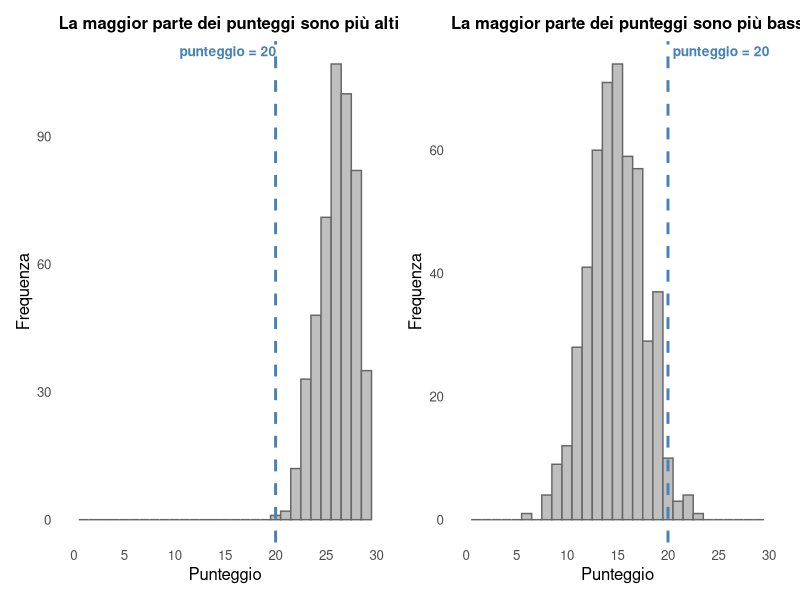
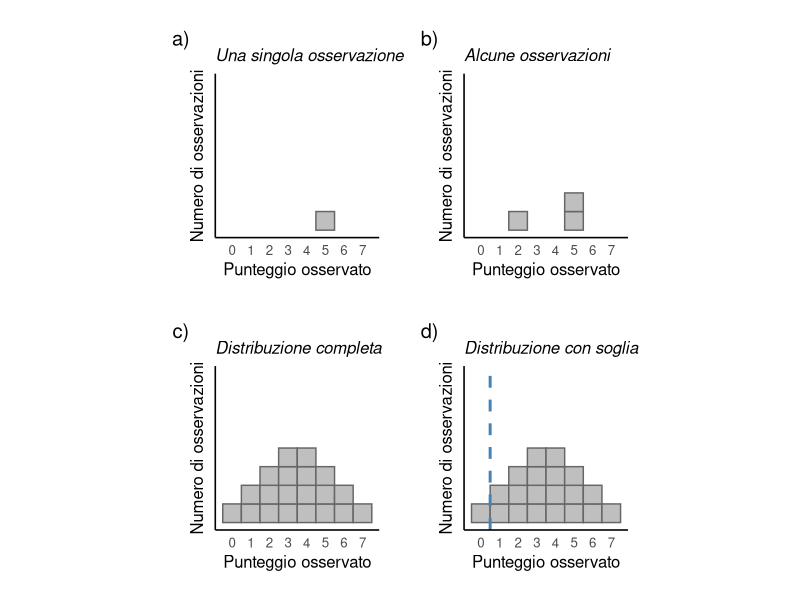
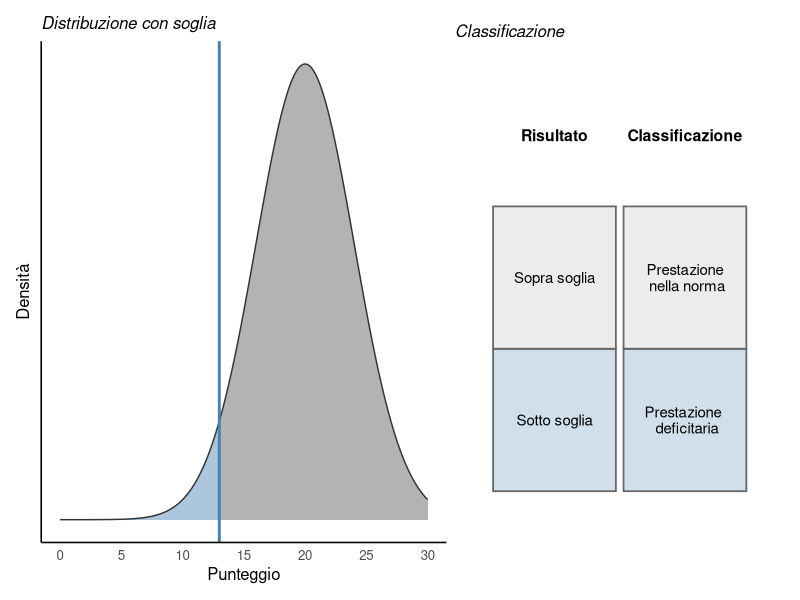
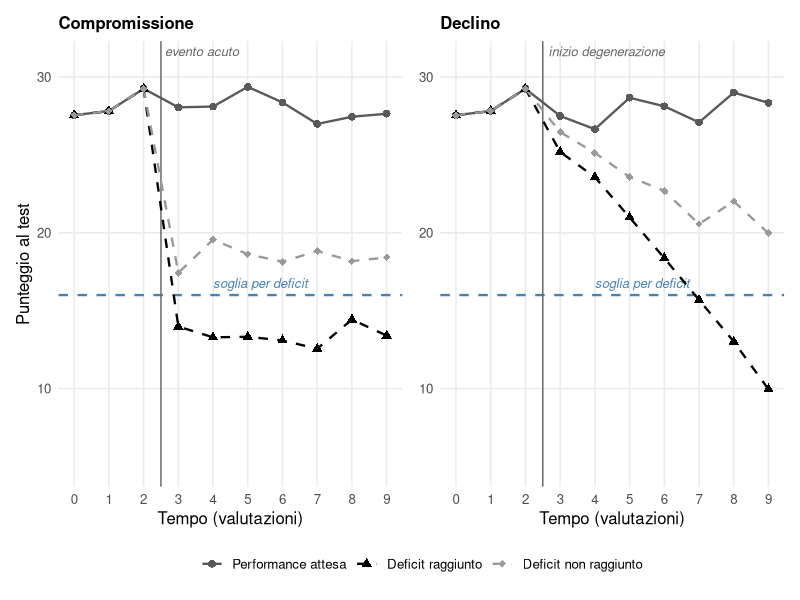
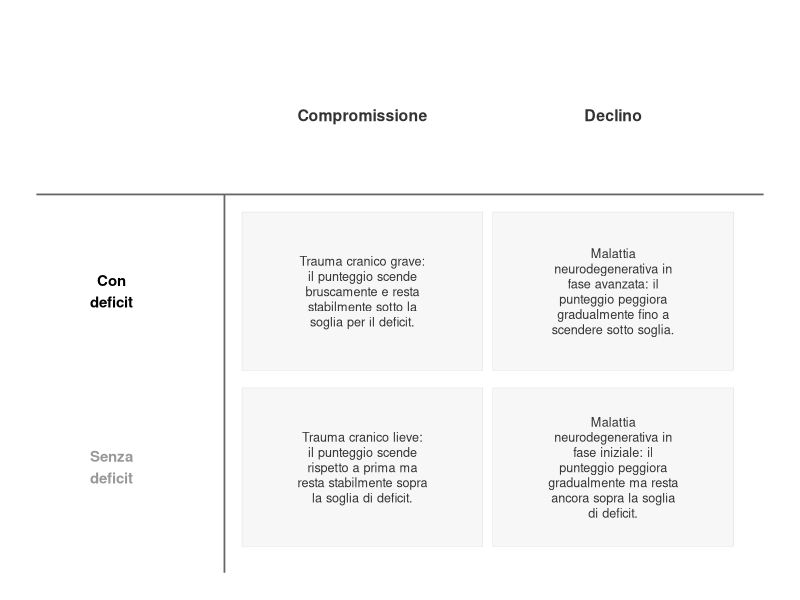
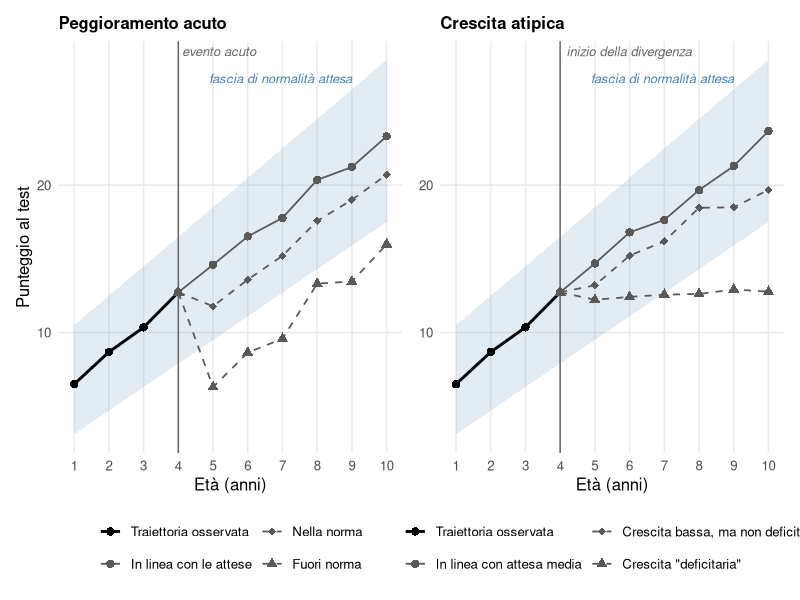

Reproduce these figures in R, in order.
## ---- chunk 1
#| label: fig-punteggio-20
#| echo: false
#| warning: false
#| message: false
#| fig-cap: "Lo stesso punteggio (20) con due significati molto diversi, a seconda della distribuzione dei punteggi nel gruppo di riferimento (dati simulati). A sinistra, un test in cui la maggior parte delle persone ottiene punteggi relativamente alti: 20 cade nella coda bassa della distribuzione. A destra, un test in cui in media i punteggi sono intorno a 15 e pochi ottengono un punteggio superiore a 18: lo stesso punteggio di 20 sarebbe considerato molto alto."
#| fig-width: 9
#| fig-height: 4
#| fig-dpi: 200
#| out-height: "250%"

library(ggplot2)
library(patchwork)

set.seed(42)
n <- 500

sim_facile <- data.frame(punteggio = rbinom(n, size = 30, prob = 0.87))
sim_difficile <- data.frame(punteggio = rbinom(n, size = 30, prob = 0.5))

tema_hist <- theme_minimal(base_size = 12) +
  theme(panel.grid.minor = element_blank(),
        panel.grid.major = element_blank(),
        plot.title = element_text(size = 12, face = "bold"))

evidenzia_20_dx <- list(
  geom_vline(xintercept = 20, colour = "steelblue", linewidth = 1, linetype = "dashed"),
  annotate("text", x = 20, y = Inf, label = "punteggio = 20", vjust = 1.5, hjust = -0.05,
           colour = "steelblue", fontface = "bold", size = 3.5),
  scale_x_continuous(limits = c(0, 30), breaks = seq(0, 30, 5)),
  labs(x = "Punteggio", y = "Frequenza")
)

evidenzia_20_sx <- list(
  geom_vline(xintercept = 20, colour = "steelblue", linewidth = 1, linetype = "dashed"),
  annotate("text", x = 10, y = Inf, label = "punteggio = 20", vjust = 1.5, hjust = -0.05,
           colour = "steelblue", fontface = "bold", size = 3.5),
  scale_x_continuous(limits = c(0, 30), breaks = seq(0, 30, 5)),
  labs(x = "Punteggio", y = "Frequenza")
)

p_facile <- ggplot(sim_facile, aes(x = punteggio)) +
  geom_histogram(binwidth = 1, boundary = -0.5, fill = "grey75", colour = "grey40") +
  evidenzia_20_sx +
  labs(title = "La maggior parte dei punteggi sono più alti") +
  tema_hist

p_difficile <- ggplot(sim_difficile, aes(x = punteggio)) +
  geom_histogram(binwidth = 1, boundary = -0.5, fill = "grey75", colour = "grey40") +
  evidenzia_20_dx +
  labs(title = "La maggior parte dei punteggi sono più bassi") +
  tema_hist

p_facile + p_difficile
## ---- chunk 2
#| label: fig-costruzione-istogramma
#| echo: false
#| warning: false
#| message: false
#| fig-cap: "Costruzione di una distribuzione di dati normativi a partire dalle singole osservazioni. In (a) è rappresentata una sola osservazione (punteggio = 5). In (b) sono rappresentate tre osservazioni (un punteggio di 2 e due punteggi di 5): ogni osservazione è visibile come un singolo quadratino, cosicché un punteggio ottenuto da più persone sia rappresentato da più quadratini impilati. In (c) è rappresentata una distribuzione completa, costruita impilando ogni singola osservazione di un ipotetico gruppo di riferimento di 20 persone. In (d) alla stessa distribuzione è stata aggiunta una soglia (linea verticale), che permette di distinguere le prestazioni considerate \"nella norma\" da quelle che non lo sono. (Adattato da Mondini, Mapelli, Arcara, Semeiotica e diagnosi neuropsicologica)"
#| fig-width: 8
#| fig-height: 6
#| fig-dpi: 200
#| out-width: "80%"

library(ggplot2)
library(patchwork)

# funzione ad hoc: aggiunge una singola osservazione ad un data.frame di
# quadratini, impilandola sopra le osservazioni già presenti per lo stesso
# punteggio. Usarla più volte (una per osservazione) rende facile
# aggiungere/togliere singole osservazioni per costruire ciascun pannello.
aggiungi_osservazione <- function(dati, punteggio) {
  n_gia_presenti <- sum(dati$punteggio == punteggio)
  nuova_osservazione <- data.frame(
    punteggio = punteggio,
    ymin = n_gia_presenti,
    ymax = n_gia_presenti + 1
  )
  rbind(dati, nuova_osservazione)
}

distanza_pannelli <- 15  # spazio tra i pannelli (punti): aumenta/diminuisci per più/meno distanza

tema_quadratini <- theme_minimal(base_size = 12) +
  theme(panel.grid = element_blank(),
        axis.text.y = element_blank(),
        axis.ticks.y = element_blank(),
        axis.line = element_line(colour = "black"),
        plot.title = element_text(size = 12, face = "italic"),
        plot.margin = margin(t = distanza_pannelli, r = distanza_pannelli,
                              b = distanza_pannelli, l = distanza_pannelli),
        aspect.ratio = 1)

disegna_quadratini <- function(dati, titolo) {
  ggplot(dati) +
    geom_rect(aes(xmin = punteggio - 0.5, xmax = punteggio + 0.5,
                   ymin = ymin, ymax = ymax),
              fill = "grey75", colour = "grey40") +
    scale_x_continuous(limits = c(-0.5, 7.5), breaks = 0:7) +
    scale_y_continuous(limits = c(0, 8)) +
    labs(x = "Punteggio osservato", y = "Numero di osservazioni", title = titolo) +
    tema_quadratini
}

# pannello a: una sola osservazione
dati_a <- data.frame(punteggio = numeric(0), ymin = numeric(0), ymax = numeric(0))
dati_a <- aggiungi_osservazione(dati_a, 5)

# pannello b: tre osservazioni
dati_b <- data.frame(punteggio = numeric(0), ymin = numeric(0), ymax = numeric(0))
dati_b <- aggiungi_osservazione(dati_b, 2)
dati_b <- aggiungi_osservazione(dati_b, 5)
dati_b <- aggiungi_osservazione(dati_b, 5)

# pannelli c e d: distribuzione completa (20 osservazioni)
dati_c <- data.frame(punteggio = numeric(0), ymin = numeric(0), ymax = numeric(0))
punteggi_completi <- rep(0:7, times = c(1, 2, 3, 4, 4, 3, 2, 1))
for (p in punteggi_completi) {
  dati_c <- aggiungi_osservazione(dati_c, p)
}

p_a <- disegna_quadratini(dati_a, "Una singola osservazione")
p_b <- disegna_quadratini(dati_b, "Alcune osservazioni")
p_c <- disegna_quadratini(dati_c, "Distribuzione completa")
p_d <- disegna_quadratini(dati_c, "Distribuzione con soglia") +
  geom_vline(xintercept = 0.5, linewidth = 1, colour = "steelblue", linetype=2)

(p_a + p_b) / (p_c + p_d) +
  plot_annotation(tag_levels = "a", tag_suffix = ")")
## ---- chunk 3
#| label: fig-classificazione-soglia
#| echo: false
#| warning: false
#| message: false
#| fig-cap: "Classificazione di un punteggio rispetto ad una soglia. A sinistra, la distribuzione dei punteggi nel gruppo di riferimento (dati simulati): l'area a destra della soglia (in grigio) corrisponde ai punteggi considerati \"nella norma\", l'area a sinistra della soglia (in blu) ai punteggi considerati \"deficitari\". A destra, la classificazione che ne risulta, a seconda che il punteggio osservato sia sopra o sotto la soglia."
#| fig-width: 9
#| fig-height: 4
#| fig-dpi: 200
#| out-width: "100%"

library(ggplot2)
library(patchwork)

soglia <- 13
media <- 20
sd_punteggio <- 4

colori_soglia <- c(sopra = "grey70", sotto = "steelblue")
alpha_soglia <- c(sopra = 1, sotto = 0.45)

# pannello sinistro: densità con soglia, colorata diversamente sopra/sotto soglia
x_sotto <- seq(0, soglia, length.out = 150)
x_sopra <- seq(soglia, 30, length.out = 150)
dens_sotto <- data.frame(punteggio = x_sotto,
                          densita = dnorm(x_sotto, mean = media, sd = sd_punteggio),
                          area = "sotto")
dens_sopra <- data.frame(punteggio = x_sopra,
                          densita = dnorm(x_sopra, mean = media, sd = sd_punteggio),
                          area = "sopra")
dens <- rbind(dens_sotto, dens_sopra)

dens_contorno <- data.frame(punteggio = seq(0, 30, length.out = 300))
dens_contorno$densita <- dnorm(dens_contorno$punteggio, mean = media, sd = sd_punteggio)

p_densita <- ggplot(dens, aes(x = punteggio, y = densita)) +
  geom_area(aes(fill = area, alpha = area), colour = NA) +
  geom_line(data = dens_contorno, colour = "grey20", linewidth = 0.5) +
  geom_vline(xintercept = soglia, linewidth = 1, colour = "steelblue") +
  scale_fill_manual(values = colori_soglia, guide = "none") +
  scale_alpha_manual(values = alpha_soglia, guide = "none") +
  scale_x_continuous(breaks = seq(0, 30, 5)) +
  labs(x = "Punteggio", y = "Densità", title = "Distribuzione con soglia") +
  theme_minimal(base_size = 12) +
  theme(panel.grid = element_blank(),
        axis.text.y = element_blank(),
        axis.ticks.y = element_blank(),
        axis.line = element_line(colour = "black"),
        plot.title = element_text(size = 12, face = "italic"))

# pannello destro: tabella risultato -> classificazione
col1 <- list(min = 0.3, max = 1.9, centro = 1.1)
col2 <- list(min = 2.0, max = 3.6, centro = 2.8)

celle_tabella <- data.frame(
  xmin = c(col1$min, col2$min, col1$min, col2$min),
  xmax = c(col1$max, col2$max, col1$max, col2$max),
  ymin = c(1.5, 1.5, 0.5, 0.5),
  ymax = c(2.5, 2.5, 1.5, 1.5),
  area = c("sopra", "sopra", "sotto", "sotto")
)

testo_tabella <- data.frame(
  x = c(col1$centro, col2$centro, col1$centro, col2$centro, col1$centro, col2$centro),
  y = c(3, 3, 2, 2, 1, 1),
  testo = c("Risultato", "Classificazione",
            "Sopra soglia", "Prestazione\n nella norma",
            "Sotto soglia", "Prestazione \n deficitaria"),
  intestazione = c(TRUE, TRUE, FALSE, FALSE, FALSE, FALSE)
)

p_tabella <- ggplot() +
  geom_rect(data = celle_tabella,
            aes(xmin = xmin, xmax = xmax, ymin = ymin, ymax = ymax, fill = area),
            alpha = 0.25, colour = "grey40", linewidth = 0.6) +
  geom_text(data = subset(testo_tabella, intestazione),
            aes(x = x, y = y, label = testo), fontface = "bold", size = 4) +
  geom_text(data = subset(testo_tabella, !intestazione),
            aes(x = x, y = y, label = testo), size = 3.8, lineheight = 0.9) +
  scale_fill_manual(values = colori_soglia, guide = "none") +
  coord_cartesian(xlim = c(0, 4), ylim = c(0.3, 3.5)) +
  labs(title = "Classificazione") +
  theme_void(base_size = 12) +
  theme(plot.title = element_text(size = 12, face = "italic"))

p_densita + p_tabella + plot_layout(widths = c(1.2, 1))
## ---- chunk 4
#| label: fig-compromissione-declino
#| echo: false
#| warning: false
#| message: false
#| fig-cap: "Andamento simulato del punteggio a un test in dieci valutazioni ripetute nel tempo, per due casi di compromissione (a sinistra) e due casi di declino (a destra), con lo stesso schema di colori/simboli usato per le traiettorie ipotetiche nella @fig-traiettoria-sviluppo (solo nero o scale di grigio). Tutte le traiettorie condividono lo stesso andamento stabile nelle prime tre valutazioni, prima dell'evento acuto o dell'inizio della degenerazione (linea sottile verticale). Il profilo \"Performance attesa\" (cerchi, linea continua) rappresenta l'andamento, stabile nel tempo, di una persona senza peggioramento. Il caso \"Deficit non raggiunto\" (diamanti, linea tratteggiata) si allontana dalla prestazione attesa ma resta sempre sopra la soglia per il deficit (linea tratteggiata orizzontale). Il caso \"Deficit raggiunto\" (triangoli, linea tratteggiata) scende sotto la soglia: bruscamente e poi stabilmente a sinistra, gradualmente a destra."
#| fig-width: 9
#| fig-height: 4.5
#| fig-dpi: 200
#| out-width: "100%"

library(ggplot2)
library(patchwork)

set.seed(123)

# --- Parametro per includere (o no) l'errore di misurazione nel grafico ---
# Impostare FALSE per disegnare solo il punteggio "vero" sottostante, senza rumore
includi_errore_misura <- TRUE
sd_errore <- 0.8

# Funzione modulare: aggiunge (o no) l'errore di misurazione a una traiettoria di punteggi veri
aggiungi_errore_misura <- function(punteggio_vero, sd = sd_errore, includi = includi_errore_misura) {
  if (includi) {
    punteggio_vero + rnorm(length(punteggio_vero), mean = 0, sd = sd)
  } else {
    punteggio_vero
  }
}

soglia <- 16
n_pre  <- 3
n_post <- 7
n_tempi <- n_pre + n_post
tempi <- 0:(n_tempi - 1)

tema_traiettorie <- theme_minimal(base_size = 12) +
  theme(panel.grid.minor = element_blank(),
        plot.title = element_text(size = 12, face = "bold"),
        legend.position = "bottom")

soglia_layer <- list(
  geom_hline(yintercept = soglia, linetype = "dashed", colour = "steelblue", linewidth = 0.8),
  annotate("text", x = n_pre + 1, y = soglia, label = "soglia per deficit", vjust = -0.7, hjust = 0,
           colour = "steelblue", fontface = "italic", size = 3.3)
)

# Schema di colori/simboli/linetype coerente con quello usato per le traiettorie ipotetiche
# nella @fig-traiettoria-sviluppo: solo nero o scale di grigio (niente azzurro), cerchio/linea
# continua per il profilo "in linea con le attese", diamante/tratteggiata per lo scarto che
# resta nella norma, triangolo/tratteggiata per lo scarto che raggiunge il deficit
colori_casi <- scale_colour_manual(values = c("Performance attesa" = "grey35",
                                               "Deficit raggiunto" = "black",
                                               "Deficit non raggiunto" = "grey60"))
forme_casi <- scale_shape_manual(values = c("Performance attesa" = 16,
                                             "Deficit raggiunto" = 17,
                                             "Deficit non raggiunto" = 18))
linee_casi <- scale_linetype_manual(values = c("Performance attesa" = "solid",
                                                "Deficit raggiunto" = "dashed",
                                                "Deficit non raggiunto" = "dashed"))

# Livello "vero" comune a tutte le traiettorie prima dell'evento/dell'inizio della degenerazione
# e valore stabile del profilo di prestazione attesa (nessun peggioramento): a differenza della
# traiettoria attesa crescente delle figure sull'età evolutiva, qui è piatto nel tempo
livello_iniziale <- 28
vero_attesa <- rep(livello_iniziale, n_tempi)

# Punti osservati nelle valutazioni pre-evento (t0...t_{n_pre-1}), condivisi da tutte le
# traiettorie (in entrambi i pannelli): prima dell'evento acuto o dell'inizio della degenerazione
# non c'è ancora nessuna differenza da osservare, quindi tutte le linee condividono lo stesso
# andamento di baseline. Ogni punto ha il proprio errore di misurazione indipendente, così il
# baseline appare stabile ma con la normale variabilità test-retest, non un singolo valore fisso
punti_iniziali <- aggiungi_errore_misura(rep(livello_iniziale, n_pre))

# Funzione modulare per costruire una traiettoria che condivide con le altre gli stessi punti
# di baseline ("punti_iniziali"), e prosegue poi con il proprio andamento "vero" (con il suo
# errore di misurazione indipendente) per le valutazioni successive all'evento
costruisci_traiettoria_condivisa <- function(vero) {
  c(punti_iniziali, aggiungi_errore_misura(vero[(n_pre + 1):n_tempi]))
}

# Linea sottile verticale che segna il momento dell'evento/inizio del peggioramento,
# posizionata subito dopo l'ultima valutazione di baseline
tempo_evento <- (n_pre - 1) + 0.5

evento_layer <- list(
  geom_vline(xintercept = tempo_evento, colour = "grey40", linewidth = 0.5),
  annotate("text", x = tempo_evento, y = Inf, label = "evento acuto", vjust = 1.5, hjust = -0.05,
           colour = "grey40", fontface = "italic", size = 3.3)
)

degenerazione_layer <- list(
  geom_vline(xintercept = tempo_evento, colour = "grey40", linewidth = 0.5),
  annotate("text", x = tempo_evento, y = Inf, label = "inizio degenerazione", vjust = 1.5, hjust = -0.05,
           colour = "grey40", fontface = "italic", size = 3.3)
)

# --- Pannello sinistro: compromissione (peggioramento improvviso e poi stabile) ---
# Tutte le traiettorie condividono lo stesso baseline (livello_iniziale) nelle valutazioni
# pre-evento, prima dell'evento acuto
vero_compr_deficit    <- c(rep(livello_iniziale, n_pre), rep(13, n_post))
vero_compr_no_deficit <- c(rep(livello_iniziale, n_pre), rep(19, n_post))

dat_compr <- data.frame(
  tempo = rep(tempi, 3),
  punteggio = c(costruisci_traiettoria_condivisa(vero_attesa),
                costruisci_traiettoria_condivisa(vero_compr_deficit),
                costruisci_traiettoria_condivisa(vero_compr_no_deficit)),
  caso = rep(c("Performance attesa", "Deficit raggiunto", "Deficit non raggiunto"), each = n_tempi)
)
dat_compr$caso <- factor(dat_compr$caso, levels = c("Performance attesa", "Deficit raggiunto", "Deficit non raggiunto"))

p_compr <- ggplot(dat_compr, aes(x = tempo, y = punteggio, colour = caso, shape = caso, linetype = caso)) +
  soglia_layer +
  evento_layer +
  geom_line(linewidth = 0.8) +
  geom_point(size = 2.3) +
  colori_casi +
  forme_casi +
  linee_casi +
  scale_x_continuous(breaks = tempi) +
  coord_cartesian(ylim = c(5, 31)) +
  labs(title = "Compromissione", x = "Tempo (valutazioni)", y = "Punteggio al test", colour = NULL, shape = NULL, linetype = NULL) +
  tema_traiettorie

# --- Pannello destro: declino (peggioramento graduale e progressivo) ---
# Tutte le traiettorie condividono lo stesso baseline (livello_iniziale) nelle valutazioni
# pre-evento, prima dell'inizio della degenerazione: il tempo relativo resta a 0 durante il
# baseline e cresce solo dopo, così la discesa parte solo dall'inizio della degenerazione
tempi_rel_post <- pmax(tempi - (n_pre - 1), 0)
vero_decl_deficit    <- livello_iniziale - (tempi_rel_post / n_post) * 18
vero_decl_no_deficit <- livello_iniziale - (tempi_rel_post / n_post) * 9

dat_decl <- data.frame(
  tempo = rep(tempi, 3),
  punteggio = c(costruisci_traiettoria_condivisa(vero_attesa),
                costruisci_traiettoria_condivisa(vero_decl_deficit),
                costruisci_traiettoria_condivisa(vero_decl_no_deficit)),
  caso = rep(c("Performance attesa", "Deficit raggiunto", "Deficit non raggiunto"), each = n_tempi)
)
dat_decl$caso <- factor(dat_decl$caso, levels = c("Performance attesa", "Deficit raggiunto", "Deficit non raggiunto"))

p_decl <- ggplot(dat_decl, aes(x = tempo, y = punteggio, colour = caso, shape = caso, linetype = caso)) +
  soglia_layer +
  degenerazione_layer +
  geom_line(linewidth = 0.8) +
  geom_point(size = 2.3) +
  colori_casi +
  forme_casi +
  linee_casi +
  scale_x_continuous(breaks = tempi) +
  coord_cartesian(ylim = c(5, 31)) +
  labs(title = "Declino", x = "Tempo (valutazioni)", y = NULL, colour = NULL, shape = NULL, linetype = NULL) +
  tema_traiettorie

p_compr + p_decl + plot_layout(guides = "collect") & theme(legend.position = "bottom")
## ---- chunk 5
#| label: fig-tabella-compromissione-declino
#| echo: false
#| warning: false
#| message: false
#| fig-cap: "Sintesi delle quattro combinazioni illustrate nella @fig-compromissione-declino (compromissione/declino, con/senza deficit) relativi ad un disturbo acquisito, con un esempio clinico per ciascuna. Le colonne seguono lo stesso ordine della figura precedente; le etichette di riga riprendono gli stessi colori usati lì per i due casi (nero = deficit raggiunto, grigio = deficit non raggiunto)."
#| fig-width: 7.5
#| fig-height: 4
#| fig-dpi: 200
#| out-width: "100%"

library(ggplot2)

# Contenuto della tabella: intestazioni di colonna, intestazioni di riga (colorate
# come nella @fig-compromissione-declino) e un esempio per ciascuna delle 4 celle
tabella_dat <- data.frame(
  x = c(1, 2, 0, 0, 1, 2, 1, 2),
  y = c(2, 2, 1, 0, 1, 1, 0, 0),
  tipo = c("intestazione_colonna", "intestazione_colonna",
           "intestazione_riga", "intestazione_riga",
           "cella", "cella", "cella", "cella"),
  colore = c("grey20", "grey20", "black", "grey60",
             "grey20", "grey20", "grey20", "grey20"),
  testo = c(
    "Compromissione", "Declino",
    "Con\ndeficit", "Senza\ndeficit",
    "Trauma cranico grave: il punteggio scende bruscamente e resta stabilmente sotto la soglia per il deficit.",
    "Malattia neurodegenerativa in fase avanzata: il punteggio peggiora gradualmente fino a scendere sotto soglia.",
    "Trauma cranico lieve: il punteggio scende rispetto a prima ma resta stabilmente sopra la soglia di deficit.",
    "Malattia neurodegenerativa in fase iniziale: il punteggio peggiora gradualmente ma resta ancora sopra la soglia di deficit."
  )
)

# Va a capo automatico del testo, solo per le celle di esempio (più lunghe)
tabella_dat$testo_wrap <- ifelse(
  tabella_dat$tipo == "cella",
  vapply(tabella_dat$testo, function(x) paste(strwrap(x, width = 24), collapse = "\n"), character(1)),
  tabella_dat$testo
)

celle_sfondo <- expand.grid(x = c(1, 2), y = c(0, 1))

ggplot() +
  geom_tile(data = celle_sfondo, aes(x = x, y = y), width = 0.96, height = 0.9,
            fill = "grey97", colour = "grey80") +
  geom_segment(aes(x = -0.3, xend = 2.6, y = 1.55, yend = 1.55), colour = "grey40", linewidth = 0.6) +
  geom_segment(aes(x = 0.45, xend = 0.45, y = -0.6, yend = 1.55), colour = "grey40", linewidth = 0.6) +
  geom_text(data = subset(tabella_dat, tipo == "cella"),
            aes(x = x, y = y, label = testo_wrap), size = 3.2, lineheight = 1, colour = "grey20") +
  geom_text(data = subset(tabella_dat, tipo == "intestazione_colonna"),
            aes(x = x, y = y, label = testo_wrap), size = 4, fontface = "bold", colour = "grey20") +
  geom_text(data = subset(tabella_dat, tipo == "intestazione_riga"),
            aes(x = x, y = y, label = testo_wrap, colour = colore), size = 3.8, fontface = "bold") +
  scale_colour_identity() +
  coord_cartesian(xlim = c(-0.3, 2.6), ylim = c(-0.6, 2.5), clip = "off") +
  theme_void()
## ---- chunk 6
#| label: fig-traiettoria-sviluppo
#| echo: false
#| warning: false
#| message: false
#| fig-cap: "Traiettoria di sviluppo simulata (linea nera, punti pieni) dalla valutazione a 1 anno fino alla valutazione più recente, a 4 anni, identica nei due pannelli. Da qui si diramano tre traiettorie future ipotetiche per pannello, tutte in grigio scuro e incluse nella stessa legenda della traiettoria osservata. A sinistra (Peggioramento acuto): un evento acuto (linea verticale) può causare un peggioramento improvviso del punteggio; una traiettoria non ne risente e prosegue come atteso (cerchi, linea continua), una scende ma resta entro la fascia di normalità (diamanti, linea tratteggiata), una scende al punto da uscire subito dalla fascia e vi resta (triangoli, linea tratteggiata). A destra (Crescita atipica): dallo stesso punto (linea verticale \"inizio della divergenza\") la crescita può proseguire in linea con l'attesa (cerchi, linea continua), rallentare restando comunque entro la fascia (diamanti, linea tratteggiata), oppure allontanarsene gradualmente fino a uscirne (triangoli, linea tratteggiata). La fascia colorata rappresenta, in entrambi i pannelli, l'intervallo di normalità (soglia superiore e inferiore) atteso dal gruppo di riferimento per ciascuna età."
#| fig-width: 10
#| fig-height: 5.5
#| fig-dpi: 200
#| out-width: "100%"

library(ggplot2)
library(patchwork)

set.seed(100)

# --- Parametro per includere (o no) l'errore di misurazione nelle traiettorie ---
# Impostare FALSE per disegnare solo le traiettorie "vere" sottostanti, senza rumore
includi_errore_misura <- TRUE
sd_errore <- 0.6

# --- Parametro per mostrare (o no) la linea verticale che segna il momento della diramazione ---
mostra_linea_evento <- TRUE

# --- Parametro per impostare l'età (in anni) in cui avviene la diramazione, condiviso da
# entrambi i pannelli: qualunque valore tra 1 e max(eta) - 1, ad esempio anche 1 o 2 ---
eta_diramazione <- 4   # ultima valutazione nota, da cui si "diramano" le traiettorie future

# Funzione modulare: aggiunge (o no) l'errore di misurazione a una traiettoria di punteggi veri
aggiungi_errore_misura <- function(valori, sd = sd_errore, includi = includi_errore_misura) {
  if (includi) {
    valori + rnorm(length(valori), mean = 0, sd = sd)
  } else {
    valori
  }
}

eta <- 1:10

# Traiettoria attesa dal gruppo di riferimento, con fascia di normalità (soglie superiore e
# inferiore): condivisa da entrambi i pannelli
traiettoria_attesa <- 5 + 1.8 * eta
banda_ampiezza <- 3.5 + 0.2 * eta

dat_banda <- data.frame(
  eta = eta,
  attesa = traiettoria_attesa,
  soglia_sup = traiettoria_attesa + banda_ampiezza,
  soglia_inf = traiettoria_attesa - banda_ampiezza
)

banda_layer <- list(
  geom_ribbon(data = dat_banda, aes(x = eta, ymin = soglia_inf, ymax = soglia_sup),
              fill = "steelblue", alpha = 0.15, inherit.aes = FALSE),
  annotate("text", x = 9, y = dat_banda$soglia_sup[dat_banda$eta == 9], label = "fascia di normalità attesa",
           hjust = 1, vjust = -0.6, colour = "steelblue", fontface = "italic", size = 3.3)
)

# Traiettoria osservata (nera): sviluppo reale fino alla valutazione attuale, condivisa da
# entrambi i pannelli. Entra anche lei nella variabile "traiettoria", come livello aggiuntivo,
# così da comparire nella stessa legenda delle traiettorie future ipotetiche
eta_oss <- 1:eta_diramazione
dat_oss <- data.frame(
  eta = eta_oss,
  punteggio = aggiungi_errore_misura(5 + 1.8 * eta_oss),
  traiettoria = "Traiettoria osservata"
)

punto_diramazione <- dat_oss$punteggio[dat_oss$eta == eta_diramazione]

# Funzione modulare per la linea verticale (opzionale, vedi "mostra_linea_evento") che segna la
# diramazione, con etichetta specifica per ciascun pannello (come "evento acuto"/"inizio
# degenerazione" nella @fig-compromissione-declino)
linea_diramazione_layer <- function(etichetta) {
  if (!mostra_linea_evento) return(NULL)
  list(
    geom_vline(xintercept = eta_diramazione, colour = "grey40", linewidth = 0.5),
    annotate("text", x = eta_diramazione, y = Inf, label = etichetta,
             vjust = 1.5, hjust = -0.05, colour = "grey40", fontface = "italic", size = 3.3)
  )
}

# --- Pannello sinistro: peggioramento acuto ---

# Funzione modulare per costruire una traiettoria che, subito dopo l'evento acuto, scende di
# "entita_peggioramento" punti rispetto alla crescita attesa, e da lì prosegue con un tasso di
# crescita "rate" rispetto a quella attesa dal gruppo di riferimento (rate = 1, il valore di
# default, significa che lo scarto dalla norma introdotto dall'evento resta costante nel tempo)
costruisci_traiettoria_con_peggioramento_acuto <- function(entita_peggioramento, rate = 1, etichetta) {
  eta_futuro <- (eta_diramazione + 1):max(eta)
  incremento_atteso <- (5 + 1.8 * eta_futuro) - (5 + 1.8 * eta_diramazione)
  valore_dopo_evento <- punto_diramazione - entita_peggioramento
  valori_futuri <- aggiungi_errore_misura(valore_dopo_evento + rate * incremento_atteso)
  data.frame(
    eta = c(eta_diramazione, eta_futuro),
    punteggio = c(punto_diramazione, valori_futuri),
    traiettoria = etichetta
  )
}

dat_evento <- rbind(
  dat_oss,
  costruisci_traiettoria_con_peggioramento_acuto(entita_peggioramento = 0.0, rate = 1, etichetta = "In linea con le attese"),
  costruisci_traiettoria_con_peggioramento_acuto(entita_peggioramento = 2.8, rate = 1, etichetta = "Nella norma"),
  costruisci_traiettoria_con_peggioramento_acuto(entita_peggioramento = 8.0, rate = 1, etichetta = "Fuori norma")
)
dat_evento$traiettoria <- factor(dat_evento$traiettoria,
                                  levels = c("Traiettoria osservata", "In linea con le attese", "Nella norma", "Fuori norma"))

p_evento <- ggplot(dat_evento, aes(x = eta, y = punteggio, colour = traiettoria, group = traiettoria)) +
  banda_layer +
  linea_diramazione_layer("evento acuto") +
  geom_line(aes(linetype = traiettoria, linewidth = traiettoria)) +
  geom_point(aes(shape = traiettoria), size = 2.5) +
  scale_colour_manual(name = NULL, values = c("Traiettoria osservata" = "black", "In linea con le attese" = "grey35",
                                               "Nella norma" = "grey35", "Fuori norma" = "grey35")) +
  scale_linetype_manual(name = NULL, values = c("Traiettoria osservata" = "solid", "In linea con le attese" = "solid",
                                                 "Nella norma" = "dashed", "Fuori norma" = "dashed")) +
  scale_shape_manual(name = NULL, values = c("Traiettoria osservata" = 16, "In linea con le attese" = 16,
                                              "Nella norma" = 18, "Fuori norma" = 17)) +
  scale_linewidth_manual(name = NULL, values = c("Traiettoria osservata" = 1, "In linea con le attese" = 0.6,
                                                  "Nella norma" = 0.6, "Fuori norma" = 0.6)) +
  scale_x_continuous(breaks = eta) +
  labs(title = "Peggioramento acuto", x = "Età (anni)", y = "Punteggio al test") +
  guides(colour = guide_legend(nrow = 2), linetype = guide_legend(nrow = 2),
         shape = guide_legend(nrow = 2), linewidth = guide_legend(nrow = 2)) +
  theme_minimal(base_size = 12) +
  theme(panel.grid.minor = element_blank(),
        plot.title = element_text(size = 12, face = "bold"),
        legend.position = "bottom")

# --- Pannello destro: crescita atipica (graduale) ---

# Funzione modulare per costruire una traiettoria futura ipotetica, che parte dal punto di
# diramazione e cresce con un tasso "rate" rispetto alla crescita attesa dal gruppo di riferimento
# (rate = 1 significa crescita in linea con le attese, rate = 0 significa prestazione stabile)
costruisci_traiettoria_futura <- function(rate, etichetta) {
  eta_futuro <- (eta_diramazione + 1):max(eta)
  incremento_atteso <- (5 + 1.8 * eta_futuro) - (5 + 1.8 * eta_diramazione)
  valori_futuri <- aggiungi_errore_misura(punto_diramazione + rate * incremento_atteso)
  data.frame(
    eta = c(eta_diramazione, eta_futuro),
    punteggio = c(punto_diramazione, valori_futuri),
    traiettoria = etichetta
  )
}

dat_crescita <- rbind(
  dat_oss,
  costruisci_traiettoria_futura(rate = 1.00, etichetta = "In linea con attesa media"),
  costruisci_traiettoria_futura(rate = 0.65, etichetta = "Crescita bassa, ma non deficitaria"),
  costruisci_traiettoria_futura(rate = -0.05, etichetta = "Crescita \"deficitaria\"")
)
dat_crescita$traiettoria <- factor(dat_crescita$traiettoria,
                                    levels = c("Traiettoria osservata", "In linea con attesa media",
                                               "Crescita bassa, ma non deficitaria", "Crescita \"deficitaria\""))

p_crescita <- ggplot(dat_crescita, aes(x = eta, y = punteggio, colour = traiettoria, group = traiettoria)) +
  banda_layer +
  linea_diramazione_layer("inizio della divergenza") +
  geom_line(aes(linetype = traiettoria, linewidth = traiettoria)) +
  geom_point(aes(shape = traiettoria), size = 2.5) +
  scale_colour_manual(name = NULL, values = c("Traiettoria osservata" = "black", "In linea con attesa media" = "grey35",
                                               "Crescita bassa, ma non deficitaria" = "grey35", "Crescita \"deficitaria\"" = "grey35")) +
  scale_linetype_manual(name = NULL, values = c("Traiettoria osservata" = "solid", "In linea con attesa media" = "solid",
                                                 "Crescita bassa, ma non deficitaria" = "dashed", "Crescita \"deficitaria\"" = "dashed")) +
  scale_shape_manual(name = NULL, values = c("Traiettoria osservata" = 16, "In linea con attesa media" = 16,
                                              "Crescita bassa, ma non deficitaria" = 18, "Crescita \"deficitaria\"" = 17)) +
  scale_linewidth_manual(name = NULL, values = c("Traiettoria osservata" = 1, "In linea con attesa media" = 0.6,
                                                  "Crescita bassa, ma non deficitaria" = 0.6, "Crescita \"deficitaria\"" = 0.6)) +
  scale_x_continuous(breaks = eta) +
  labs(title = "Crescita atipica", x = "Età (anni)", y = NULL) +
  guides(colour = guide_legend(nrow = 2), linetype = guide_legend(nrow = 2),
         shape = guide_legend(nrow = 2), linewidth = guide_legend(nrow = 2)) +
  theme_minimal(base_size = 12) +
  theme(panel.grid.minor = element_blank(),
        plot.title = element_text(size = 12, face = "bold"),
        legend.position = "bottom")

# Le categorie ipotetiche sono diverse nei due pannelli (narrativamente specifiche per ciascun
# caso), quindi qui non si usa plot_layout(guides = "collect"): ogni pannello mantiene la sua
# legenda, coerente con le proprie etichette
p_evento + p_crescita
